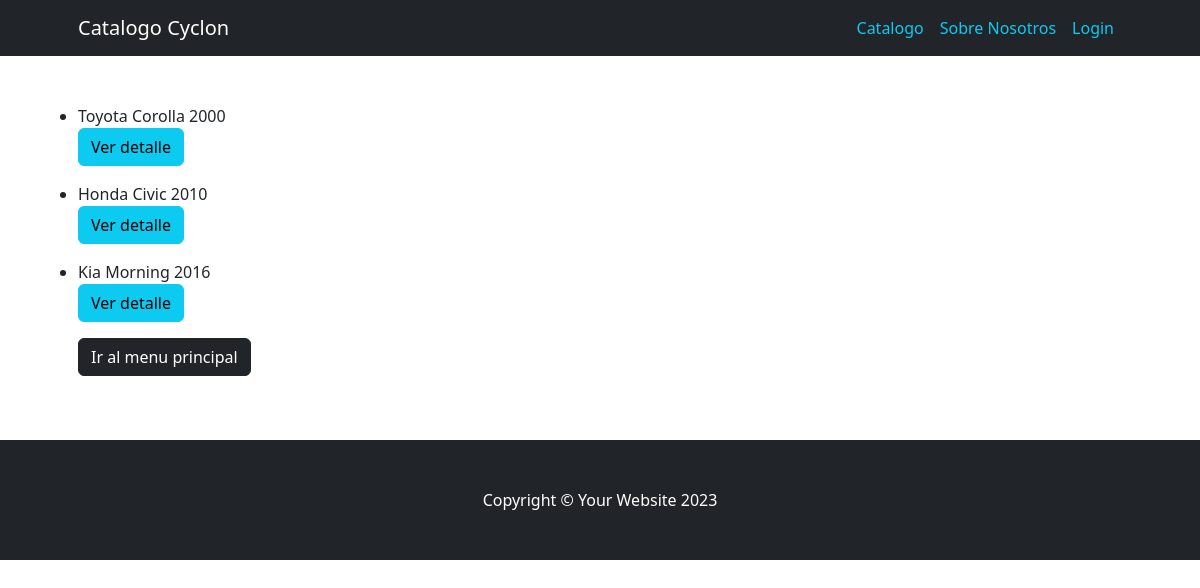
/catalogo/catalogo/list/, run on the app's committed database.
### catalogo/models.py (models this page shows, shortened)
class Catalogo(models.Model):
    marca = models.ForeignKey(MarcaCategoria, on_delete=models.SET_NULL, blank=True, null=True, verbose_name="marca")
    modelo = models.ForeignKey(ModeloCategoria, on_delete=models.SET_NULL, blank=True, null=True, verbose_name="modelo")
    año = models.ForeignKey(AñoCategoria, on_delete=models.SET_NULL, blank=True, null=True, verbose_name="año")
    bateria = models.ForeignKey(BateriaCategoria, on_delete=models.SET_NULL, blank=True, null=True, verbose_name="bateria")
    descripcion = models.CharField(max_length=250, null=True, blank=True, verbose_name="descripcion")
    fecha_actualizacion = models.DateTimeField(default=timezone.now, editable=False, verbose_name="fecha de actualizacion")
    class Meta:
        verbose_name = "catalogo"
        verbose_name_plural = "catalogo"

class MarcaCategoria(models.Model):
    marca = models.CharField(max_length=100)
    class Meta:
        verbose_name = "marca"
        verbose_name_plural = "marca"
    def __str__(self) -> str:
        return self.marca

class ModeloCategoria(models.Model):
    modelo = models.CharField(max_length=100)
    class Meta:
        verbose_name = "modelo"
        verbose_name_plural = "modelo"
    def __str__(self) -> str:
        return self.modelo

class AñoCategoria(models.Model):
    año = models.IntegerField()
    class Meta:
        verbose_name = "año"
        verbose_name_plural = "año"
    def __str__(self) -> str:
        return f"{self.año}"

### catalogo/views.py (the view)
# urls.py: path("catalogo/list/", views.CatalogoList.as_view(), name = "catalogo_list"),
class CatalogoList(ListView):
    model = models.Catalogo

### catalogo/templates/catalogo/catalogo_list.html
{% extends "catalogo/base.html" %}
{% block catalogo %}
    {% for catalogo in object_list %}
            <ul>
                <li>{{ catalogo.marca }} {{ catalogo.modelo }} {{ catalogo.año }}</li>
                {% if user.is_authenticated %}
                    <a class="btn btn-info" href="{% url 'catalogo:catalogo_detail' catalogo.id %}">Ver detalle</a>
                    <a class="btn btn-info" href="{% url 'catalogo:catalogo_update' catalogo.id %}">Modificar</a>
                    <a class="btn btn-info" href="{% url 'catalogo:catalogo_delete' catalogo.id %}">Eliminar</a>
                {% else %}
                    <a class="btn btn-info" href="{% url 'catalogo:catalogo_detail' catalogo.id %}">Ver detalle</a>
                {% endif %}
            </ul>
        {% endfor %}
            <p><a class="btn btn-dark" href="{% url 'home:index' %}">Ir al menu principal</a></p>
{% endblock catalogo %}

### data on the page
Catalogo: marca "Toyota", modelo "Corolla", año "2000"
Catalogo: marca "Honda", modelo "Civic", año "2010"
Catalogo: marca "Kia", modelo "Morning", año "2016"
